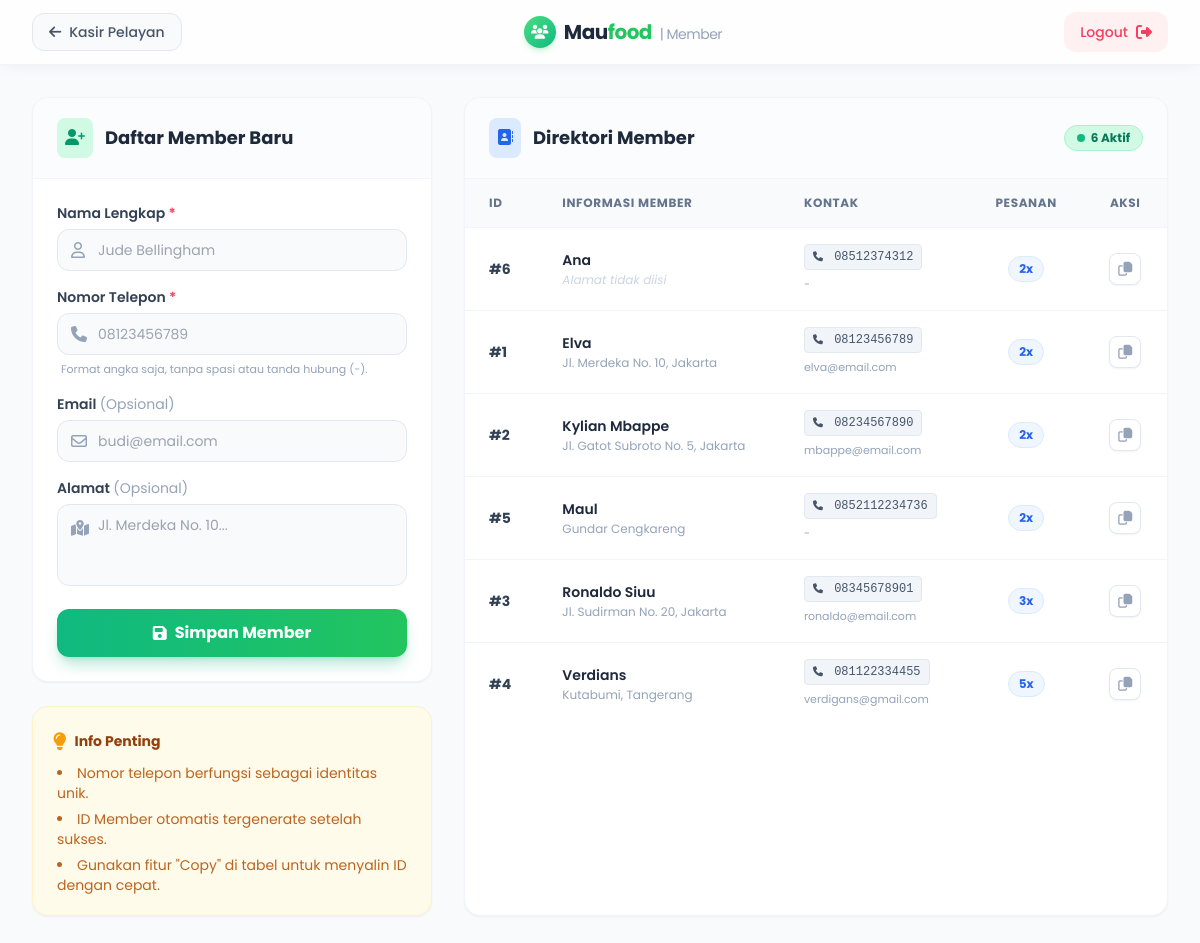
Page /pelayan/daftar_member.php (signed in) on the committed database.
### tables this page shows
CREATE TABLE `member` (
  `id` int NOT NULL,
  `nama` varchar(100) NOT NULL,
  `nomor_telepon` varchar(20) NOT NULL,
  `email` varchar(100) DEFAULT NULL,
  `alamat` text,
  `total_pesanan` int DEFAULT '0',
  `total_pengeluaran` decimal(12,2) DEFAULT '0.00',
  `status` enum('aktif','nonaktif') DEFAULT 'aktif',
  `created_at` timestamp NULL DEFAULT CURRENT_TIMESTAMP,
  `updated_at` timestamp NULL DEFAULT CURRENT_TIMESTAMP ON UPDATE CURRENT_TIMESTAMP
);

### pelayan/daftar_member.php (the view, shortened to what this page needs)
<?php
include '../config/koneksi.php';
$memberList = mysqli_query($conn, "SELECT * FROM member WHERE status = 'aktif' ORDER BY nama ASC");
?>
<!DOCTYPE html>
<html lang="id">
<head>
    <script src="https://cdn.tailwindcss.com"></script>
    <link rel="stylesheet" href="https://cdnjs.cloudflare.com/ajax/libs/font-awesome/6.4.0/css/all.min.css">
</head>
<body class="text-slate-800 antialiased min-h-screen flex flex-col">
    <nav class="bg-white/80 backdrop-blur-md shadow-[0_2px_15px_-3px_rgba(0,0,0,0.07)] sticky top-0 z-50 border-b border-slate-100">
        <div class="max-w-[1400px] mx-auto px-4 sm:px-6 lg:px-8">
            <div class="flex justify-between h-16 items-center">
                <a href="pesan.php" class="inline-flex items-center gap-2 bg-slate-50 text-slate-600 hover:bg-emerald-50 hover:text-emerald-600 px-4 py-2 rounded-xl font-medium text-sm transition-colors duration-200 border border-slate-200 hover:border-emerald-200">
                    <i class="fa-solid fa-arrow-left"></i>
                    <span class="hidden sm:inline">Kasir Pelayan</span>
                </a>
                <div class="flex-shrink-0 flex items-center gap-2">
                    <div class="w-8 h-8 rounded-full bg-gradient-to-br from-green-400 to-emerald-500 text-white flex items-center justify-center shadow-md shadow-green-500/20">
                        <i class="fa-solid fa-users text-sm"></i>
                    </div>
                    <h1 class="font-bold text-xl tracking-tight hidden sm:block">Mau<span class="text-green-500">food</span> <span class="text-slate-400 font-normal text-sm ml-1">| Member</span></h1>
                </div>
                <a href="../auth/logout.php" class="inline-flex items-center justify-center px-4 py-2 bg-rose-50 rounded-xl text-rose-500 font-medium text-sm hover:bg-rose-100 hover:text-rose-600 transition-colors duration-200" title="Keluar">
                    <span class="hidden sm:inline mr-2">Logout</span>
                    <i class="fa-solid fa-right-from-bracket text-lg sm:text-base"></i>
                </a>
            </div>
        </div>
    </nav>
    <main class="flex-grow max-w-[1400px] w-full mx-auto px-4 sm:px-6 lg:px-8 py-8">
        <div class="flex flex-col lg:flex-row gap-6 lg:gap-8">
            <div class="w-full lg:w-[400px] flex-shrink-0 space-y-6">
                <div class="bg-white rounded-2xl shadow-sm border border-slate-100 overflow-hidden">
                    <div class="px-6 py-5 border-b border-slate-100 bg-slate-50/50 flex items-center gap-3">
                        <div class="p-2 bg-emerald-100 text-emerald-600 rounded-lg">
                            <i class="fa-solid fa-user-plus"></i>
                        </div>
                        <h2 class="font-bold text-slate-800 text-lg">Daftar Member Baru</h2>
                    </div>
                    <div class="p-6">
                        <form method="POST" class="space-y-4">
                            <div>
                                <label for="nama" class="block text-sm font-semibold text-slate-700 mb-1.5">Nama Lengkap <span class="text-rose-500">*</span></label>
                                <div class="relative">
                                    <div class="absolute inset-y-0 left-0 pl-3.5 flex items-center pointer-events-none">
                                    </div>
                                    <input type="text" id="nama" name="nama" class="w-full pl-10 pr-4 py-2.5 bg-slate-50 border border-slate-200 rounded-xl focus:bg-white focus:ring-2 focus:ring-emerald-500/20 focus:border-emerald-500 transition-colors text-sm text-slate-800" placeholder="Jude Bellingham" required>
                                </div>
                            </div>
                            <div>
                                <label for="nomor_telepon" class="block text-sm font-semibold text-slate-700 mb-1.5">Nomor Telepon <span class="text-rose-500">*</span></label>
                                <div class="relative">
                                    <div class="absolute inset-y-0 left-0 pl-3.5 flex items-center pointer-events-none">
                                    </div>
                                    <input type="tel" id="nomor_telepon" name="nomor_telepon" class="w-full pl-10 pr-4 py-2.5 bg-slate-50 border border-slate-200 rounded-xl focus:bg-white focus:ring-2 focus:ring-emerald-500/20 focus:border-emerald-500 transition-colors text-sm text-slate-800" placeholder="08123456789" required pattern="[0-9]{10,15}">
                                </div>
                                <p class="text-[11px] text-slate-400 mt-1.5 ml-1">Format angka saja, tanpa spasi atau tanda hubung (-).</p>
                            </div>
                            <div>
                                <label for="email" class="block text-sm font-semibold text-slate-700 mb-1.5">Email <span class="text-slate-400 font-normal">(Opsional)</span></label>
                                <div class="relative">
                                    <div class="absolute inset-y-0 left-0 pl-3.5 flex items-center pointer-events-none">
                                    </div>
                                    <input type="email" id="email" name="email" class="w-full pl-10 pr-4 py-2.5 bg-slate-50 border border-slate-200 rounded-xl focus:bg-white focus:ring-2 focus:ring-emerald-500/20 focus:border-emerald-500 transition-colors text-sm text-slate-800" placeholder="budi@email.com">
                                </div>
                            </div>
                            <div>
                                <label for="alamat" class="block text-sm font-semibold text-slate-700 mb-1.5">Alamat <span class="text-slate-400 font-normal">(Opsional)</span></label>
                                <div class="relative">
                                    <div class="absolute top-3 left-0 pl-3.5 flex items-start pointer-events-none">
                                    </div>
                                    <textarea id="alamat" name="alamat" rows="3" class="w-full pl-10 pr-4 py-2.5 bg-slate-50 border border-slate-200 rounded-xl focus:bg-white focus:ring-2 focus:ring-emerald-500/20 focus:border-emerald-500 transition-colors text-sm text-slate-800 resize-none" placeholder="Jl. Merdeka No. 10..."></textarea>
                                </div>
                            </div>
                            <button type="submit" name="daftar_member" class="w-full py-3 px-4 mt-2 bg-gradient-to-r from-emerald-500 to-green-500 hover:from-emerald-600 hover:to-green-600 text-white font-bold rounded-xl shadow-lg shadow-emerald-500/30 transform transition-all duration-300 hover:-translate-y-0.5 focus:outline-none focus:ring-2 focus:ring-offset-2 focus:ring-emerald-500 flex justify-center items-center gap-2">
                                <i class="fa-solid fa-save"></i> Simpan Member
                            </button>
                        </form>
                    </div>
                </div>
                <div class="bg-amber-50 rounded-2xl border border-amber-100 p-5 shadow-sm">
                    <h3 class="font-bold text-amber-800 flex items-center gap-2 mb-2 text-sm">
                        <i class="fa-solid fa-lightbulb text-amber-500 text-lg"></i> Info Penting
                    </h3>
                    <ul class="space-y-1.5 text-sm text-amber-700/90 list-disc list-inside ml-1">
                        <li>Nomor telepon berfungsi sebagai identitas unik.</li>
                        <li>ID Member otomatis tergenerate setelah sukses.</li>
                        <li>Gunakan fitur "Copy" di tabel untuk menyalin ID dengan cepat.</li>
                    </ul>
                </div>
            </div>
            <div class="flex-grow">
                <div class="bg-white rounded-2xl shadow-sm border border-slate-100 overflow-hidden flex flex-col h-full min-h-[500px]">
                    <div class="px-6 py-5 border-b border-slate-100 bg-slate-50/50 flex justify-between items-center flex-wrap gap-4">
                        <div class="flex items-center gap-3">
                            <div class="p-2 bg-blue-100 text-blue-600 rounded-lg">
                                <i class="fa-solid fa-address-book"></i>
                            </div>
                            <h2 class="font-bold text-slate-800 text-lg">Direktori Member</h2>
                        </div>
                        <span class="bg-emerald-100 text-emerald-700 border border-emerald-200 px-3 py-1 rounded-full text-xs font-bold flex items-center gap-1.5">
                            <span class="w-2 h-2 rounded-full bg-emerald-500 animate-pulse"></span>
                            <?php
                                $countQuery = mysqli_query($conn, "SELECT COUNT(*) as total FROM member WHERE status = 'aktif'");
                                $countResult = mysqli_fetch_assoc($countQuery);
                                echo $countResult['total'] . " Aktif";
                            ?>
                        </span>
                    </div>
                    <div class="p-0 flex-grow overflow-x-auto custom-scroll">
                        <table class="w-full text-left border-collapse">
                            <thead>
                                <tr class="bg-slate-50 border-b border-slate-100 text-slate-500 text-xs uppercase tracking-wider font-semibold">
                                    <th class="px-6 py-4">ID</th>
                                    <th class="px-6 py-4">Informasi Member</th>
                                    <th class="px-6 py-4">Kontak</th>
                                    <th class="px-6 py-4 text-center">Pesanan</th>
                                    <th class="px-6 py-4 text-center">Aksi</th>
                                </tr>
                            </thead>
                            <tbody class="divide-y divide-slate-100 text-sm">
                                <?php if (mysqli_num_rows($memberList) > 0): ?>
                                    <?php while ($member = mysqli_fetch_assoc($memberList)): ?>
                                        <tr class="hover:bg-slate-50/80 transition-colors group">
                                            <td class="px-6 py-4 font-bold text-slate-700">
                                                #<?= $member['id'] ?>
                                            </td>
                                            <td class="px-6 py-4">
                                                <div class="font-semibold text-slate-800 mb-0.5"><?= htmlspecialchars($member['nama']) ?></div>
                                                <div class="text-xs text-slate-400 truncate max-w-[200px]" title="<?= htmlspecialchars($member['alamat']) ?>">
                                                    <?= !empty($member['alamat']) ? htmlspecialchars($member['alamat']) : '<i class="text-slate-300">Alamat tidak diisi</i>' ?>
                                                </div>
                                            </td>
                                            <td class="px-6 py-4">
                                                <div class="font-mono text-xs bg-slate-100 text-slate-600 px-2 py-1 rounded inline-block mb-1 border border-slate-200">
                                                    <i class="fa-solid fa-phone text-[10px] mr-1"></i> <?= htmlspecialchars($member['nomor_telepon']) ?>
                                                </div>
                                                <div class="text-[11px] text-slate-400">
                                                    <?= !empty($member['email']) ? htmlspecialchars($member['email']) : '-' ?>
                                                </div>
                                            </td>
                                            <td class="px-6 py-4 text-center">
                                                <?php if($member['total_pesanan'] > 0): ?>
                                                    <span class="inline-flex items-center justify-center px-2.5 py-1 rounded-full bg-blue-50 text-blue-600 text-xs font-bold border border-blue-100">
                                                        <?= $member['total_pesanan'] ?>x
                                                    </span>
                                                <?php else: ?>
                                                    <span class="inline-flex items-center justify-center px-2.5 py-1 rounded-full bg-slate-100 text-slate-500 text-xs font-medium">
                                                        Baru
                                                    </span>
                                                <?php endif; ?>
                                            </td>
                                            <td class="px-6 py-4 text-center">
                                                <button class="copy-member-id w-8 h-8 rounded-lg bg-white border border-slate-200 text-slate-400 hover:text-emerald-500 hover:border-emerald-300 hover:bg-emerald-50 transition-all flex items-center justify-center mx-auto shadow-sm"
                                                        data-id="<?= $member['id'] ?>"
                                                        data-nama="<?= htmlspecialchars($member['nama']) ?>"
                                                        title="Salin Data Member">
                                                    <i class="fa-regular fa-copy"></i>
                                                </button>
                                            </td>
                                        </tr>
                                    <?php endwhile; ?>
                                <?php endif; ?>
                            </tbody>
                        </table>
                    </div>
                </div>
            </div>
        </div>
    </main>
</body>
</html>

### pelayan/daftar_member.php (style rules this page uses)
body { font-family: 'Poppins', sans-serif; background-color: #f8fafc; }

### rows in the picture
member: id "6", nama "Ana", alamat "Alamat tidak diisi", nomor_telepon "08512374312", total_pesanan "2"
member: id "1", nama "Elva", alamat "Jl. Merdeka No. 10, Jakarta", nomor_telepon "08123456789", email "elva@email.com", total_pesanan "2"
member: id "2", nama "Kylian Mbappe", alamat "Jl. Gatot Subroto No. 5, Jakarta", nomor_telepon "08234567890", email "mbappe@email.com", total_pesanan "2"
member: id "5", nama "Maul", alamat "Gundar Cengkareng", nomor_telepon "0852112234736", total_pesanan "2"
member: id "3", nama "Ronaldo Siuu", alamat "Jl. Sudirman No. 20, Jakarta", nomor_telepon "08345678901", email "ronaldo@email.com", total_pesanan "3"
member: id "4", nama "Verdians", alamat "Kutabumi, Tangerang", nomor_telepon "081122334455", email "verdigans@gmail.com", total_pesanan "5"

### other values in the picture
$countResult['total'] "6"
